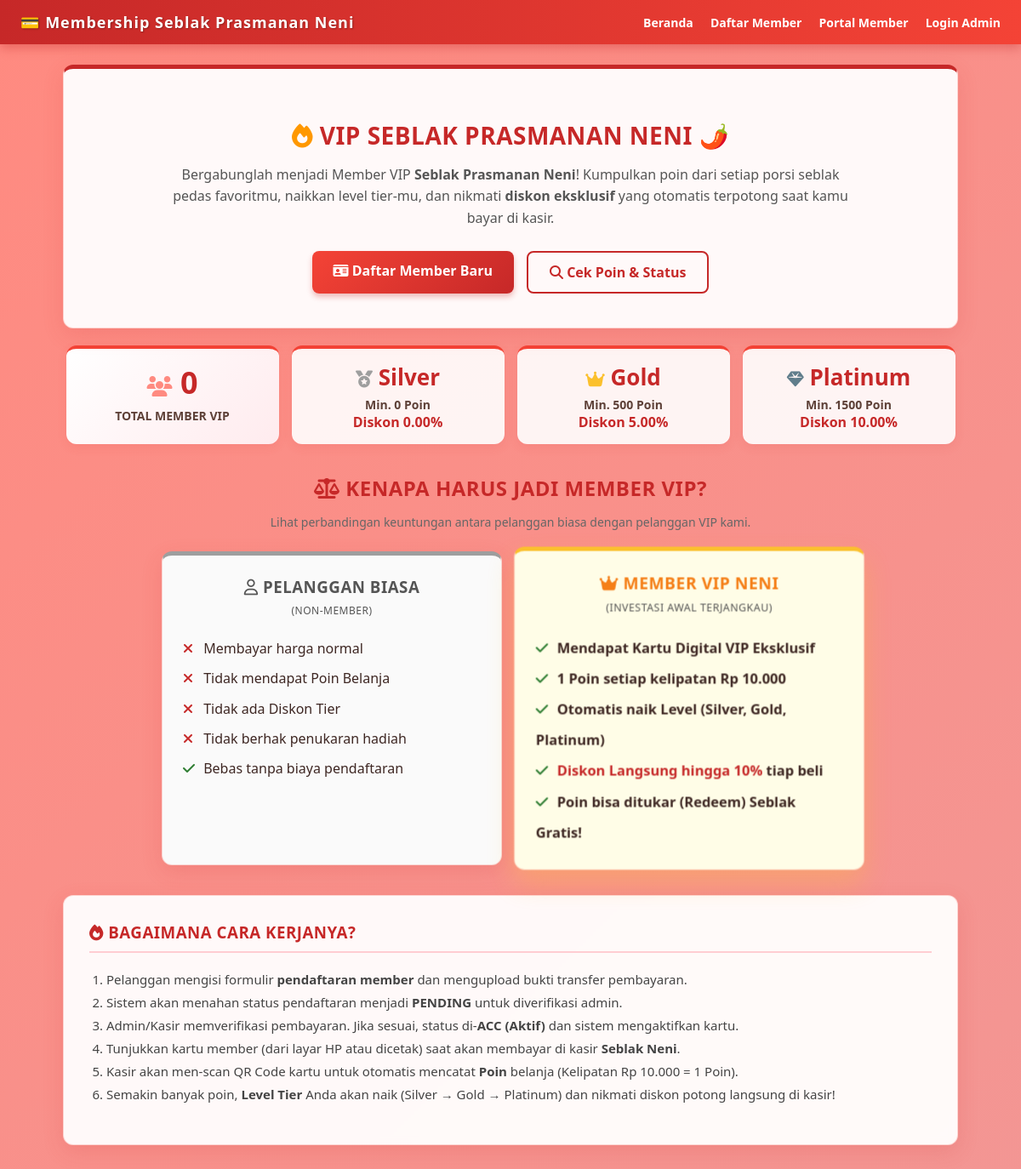
The page / on the database its author committed.
### tables this page shows
CREATE TABLE membership_tiers (
    id INT AUTO_INCREMENT PRIMARY KEY,
    nama_tier VARCHAR(50) NOT NULL,
    min_poin INT NOT NULL DEFAULT 0,
    diskon_persen DECIMAL(5,2) NOT NULL DEFAULT 0,
    keterangan VARCHAR(255) DEFAULT NULL,
    urutan INT NOT NULL DEFAULT 0
);

### includes/fungsi.php (called while the page is built, shortened)
<?php
function esc(?string $str): string
{
    return htmlspecialchars($str ?? '', ENT_QUOTES, 'UTF-8');
}

### index.php (the view, shortened to what this page needs)
<?php
require_once __DIR__ . '/config/koneksi.php';
require_once __DIR__ . '/includes/fungsi.php';
require_once __DIR__ . '/includes/header.php';
$totalMember = (int) $pdo->query("SELECT COUNT(*) FROM members WHERE status='aktif'")->fetchColumn();
$totalTier   = $pdo->query("SELECT * FROM membership_tiers ORDER BY urutan")->fetchAll();
?>
<div class="card-box" style="text-align: center; padding: 40px 20px; border-top: 5px solid var(--primary);">
    <h1 style="font-size: 28px; margin-bottom: 15px; color: var(--primary);">
        <i class="fa-solid fa-fire icon-api" style="color: #ff9800;"></i>
        VIP SEBLAK PRASMANAN NENI
        <span style="display:inline-block; animation: shake-chili 1.5s infinite;">🌶️</span>
    </h1>
    <p style="font-size: 16px; color: #555; max-width: 800px; margin: 0 auto 25px; line-height: 1.6;">
        Bergabunglah menjadi Member VIP <strong>Seblak Prasmanan Neni</strong>!
        Kumpulkan poin dari setiap porsi seblak pedas favoritmu, naikkan level tier-mu, dan nikmati <strong>diskon eksklusif</strong> yang otomatis terpotong saat kamu bayar di kasir.
    </p>
    <div style="display: flex; justify-content: center; gap: 15px; flex-wrap: wrap;">
        <a class="btn" href="daftar.php" style="font-size:16px; padding:12px 25px;">
            <i class="fa-solid fa-id-card"></i> Daftar Member Baru
        </a>
        <a class="btn btn-outline" href="portal.php" style="font-size:16px; padding:12px 25px;">
            <i class="fa-solid fa-magnifying-glass"></i> Cek Poin & Status
        </a>
    </div>
</div>
<div style="display: flex; justify-content: center; flex-wrap: wrap; gap: 15px; margin-top: 20px;">
    <div class="stat-box" style="flex: 1; min-width: 200px; max-width: 250px; background: linear-gradient(135deg, #fff, #ffebee);">
        <div class="angka" style="font-size: 36px;"><i class="fa-solid fa-users" style="font-size:24px; color:#ff8a80;"></i> <?= $totalMember ?></div>
        <div class="label" style="font-size: 14px; text-transform:uppercase;">Total Member VIP</div>
    </div>
    <?php foreach ($totalTier as $t): ?>
    <div class="stat-box" style="flex: 1; min-width: 200px; max-width: 250px;">
        <div class="angka" style="font-size: 26px;">
            <?php
                if($t['nama_tier'] == 'Gold') echo '<i class="fa-solid fa-crown" style="color:#fbc02d; font-size:20px;"></i> ';
                if($t['nama_tier'] == 'Platinum') echo '<i class="fa-solid fa-gem" style="color:#607d8b; font-size:20px;"></i> ';
                if($t['nama_tier'] == 'Silver') echo '<i class="fa-solid fa-medal" style="color:#9e9e9e; font-size:20px;"></i> ';
            ?>
            <?= esc($t['nama_tier']) ?>
        </div>
        <div class="label" style="font-size: 14px;">
            Min. <strong><?= (int)$t['min_poin'] ?> Poin</strong> <br>
            <span style="color:var(--primary); font-weight:800; font-size:16px;">Diskon <?= $t['diskon_persen'] ?>%</span>
        </div>
    </div>
    <?php endforeach; ?>
</div>
<div style="margin-top: 35px; text-align: center;">
    <h2 style="color: var(--primary); margin-bottom: 5px;"><i class="fa-solid fa-scale-balanced"></i> Kenapa Harus Jadi Member VIP?</h2>
    <p style="color: #666; font-size: 14px; margin-bottom: 25px;">Lihat perbandingan keuntungan antara pelanggan biasa dengan pelanggan VIP kami.</p>
    <div style="display: flex; justify-content: center; gap: 20px; flex-wrap: wrap; text-align: left;">
        <div class="card-box" style="flex: 1; min-width: 280px; max-width: 400px; border-top: 5px solid #9e9e9e; background: #fafafa; margin-bottom: 0;">
            <h3 style="color: #555; text-align: center; margin-top:0;"><i class="fa-regular fa-user"></i> Pelanggan Biasa <br><small style="font-size:12px; font-weight:normal;">(Non-Member)</small></h3>
            <ul style="list-style: none; padding: 0; margin: 0; line-height: 2.2;">
                <li><i class="fa-solid fa-xmark" style="color:#c62828; width:20px;"></i> Membayar harga normal</li>
                <li><i class="fa-solid fa-xmark" style="color:#c62828; width:20px;"></i> Tidak mendapat Poin Belanja</li>
                <li><i class="fa-solid fa-xmark" style="color:#c62828; width:20px;"></i> Tidak ada Diskon Tier</li>
                <li><i class="fa-solid fa-xmark" style="color:#c62828; width:20px;"></i> Tidak berhak penukaran hadiah</li>
                <li><i class="fa-solid fa-check" style="color:#2e7d32; width:20px;"></i> Bebas tanpa biaya pendaftaran</li>
            </ul>
        </div>
        <div class="card-box" style="flex: 1; min-width: 280px; max-width: 400px; border-top: 5px solid var(--gold); background: #fffde7; transform: scale(1.03); box-shadow: 0 15px 30px rgba(251, 192, 45, 0.3); z-index: 2; margin-bottom: 0;">
            <h3 style="color: #f57f17; text-align: center; margin-top:0;"><i class="fa-solid fa-crown"></i> Member VIP Neni <br><small style="font-size:12px; font-weight:normal; color:#555;">(Investasi awal terjangkau)</small></h3>
            <ul style="list-style: none; padding: 0; margin: 0; line-height: 2.2; font-weight: bold; color: #3e2723;">
                <li><i class="fa-solid fa-check" style="color:#2e7d32; width:20px;"></i> Mendapat Kartu Digital VIP Eksklusif</li>
                <li><i class="fa-solid fa-check" style="color:#2e7d32; width:20px;"></i> 1 Poin setiap kelipatan Rp 10.000</li>
                <li><i class="fa-solid fa-check" style="color:#2e7d32; width:20px;"></i> Otomatis naik Level (Silver, Gold, Platinum)</li>
                <li><i class="fa-solid fa-check" style="color:#2e7d32; width:20px;"></i> <strong style="color:var(--primary);">Diskon Langsung hingga 10%</strong> tiap beli</li>
                <li><i class="fa-solid fa-check" style="color:#2e7d32; width:20px;"></i> Poin bisa ditukar (Redeem) Seblak Gratis!</li>
            </ul>
        </div>
    </div>
</div>
<div class="card-box" style="margin-top:35px; padding: 30px;">
    <h3 style="border-bottom: 2px solid #ffcdd2; padding-bottom:10px; margin-top:0;">
        <i class="fa-solid fa-fire icon-api"></i> Bagaimana Cara Kerjanya?
    </h3>
    <ol style="line-height: 1.8; font-size: 15px; color: #444; margin-top: 15px; padding-left:20px;">
        <li>Pelanggan mengisi formulir <strong>pendaftaran member</strong> dan mengupload bukti transfer pembayaran.</li>
        <li>Sistem akan menahan status pendaftaran menjadi <strong>PENDING</strong> untuk diverifikasi admin.</li>
        <li>Admin/Kasir memverifikasi pembayaran. Jika sesuai, status di-<strong>ACC (Aktif)</strong> dan sistem mengaktifkan kartu.</li>
        <li>Tunjukkan kartu member (dari layar HP atau dicetak) saat akan membayar di kasir <strong>Seblak Neni</strong>.</li>
        <li>Kasir akan men-scan QR Code kartu untuk otomatis mencatat <strong>Poin</strong> belanja (Kelipatan Rp 10.000 = 1 Poin).</li>
        <li>Semakin banyak poin, <strong>Level Tier</strong> Anda akan naik (Silver &rarr; Gold &rarr; Platinum) dan nikmati diskon potong langsung di kasir!</li>
    </ol>
</div>
<?php require_once __DIR__ . '/includes/footer.php'; ?>

### includes/header.php (shortened to what this page needs)
<!DOCTYPE html>
<html lang="id">
<head>
<link rel="stylesheet" href="<?= BASE_URL ?>assets/css/style.css">
</head>
<link rel="stylesheet" href="https://cdnjs.cloudflare.com/ajax/libs/font-awesome/6.4.0/css/all.min.css">
<body>
<div class="navbar no-print">
    <div class="brand">💳 Membership Seblak Prasmanan Neni</div>
    <div>
        <a href="<?= BASE_URL ?>index.php">Beranda</a>
        <a href="<?= BASE_URL ?>daftar.php">Daftar Member</a>
        <a href="<?= BASE_URL ?>portal.php">Portal Member</a>
        <a href="<?= BASE_URL ?>admin/login.php">Login Admin</a>
    </div>
</div>
<div class="container">

### includes/footer.php
</div>
</body>
</html>

### assets/css/style.css (style rules this page uses)
:root { --primary: #c62828; --primary-light: #f44336; --gold: #fbc02d; --silver: #9e9e9e; --platinum: #37474f; --bg-color: #ffebee; --text: #3e2723; }
*, *::before, *::after { box-sizing: border-box; }
html { scroll-behavior: smooth; }
body { margin: 0; min-height: 100vh; color: var(--text); font-family: "Segoe UI", Roboto, Arial, sans-serif; background: linear-gradient( -45deg, #ffebee, #ffcdd2, #ef9a9a, #ff8a80 ); background-size: 400% 400%; animation: gradientBG 10s ease infinite; }
.icon-api { animation: burn 0.8s infinite alternate; }
.navbar { display: flex; align-items: center; justify-content: space-between; gap: 20px; padding: 14px 24px; color: #fff; background: linear-gradient( 90deg, var(--primary), var(--primary-light) ); box-shadow: 0 4px 12px rgba(198, 40, 40, 0.4); }
.navbar a { margin-left: 16px; color: #fff; font-size: 14px; font-weight: 600; text-decoration: none; transition: color 0.3s ease; }
.navbar .brand { font-size: 18px; font-weight: 800; letter-spacing: 1px; text-shadow: 1px 1px 2px rgba(0, 0, 0, 0.3); }
.container { width: 100%; max-width: 1100px; margin: 0 auto; padding: 24px; }
.card-box { margin-bottom: 20px; padding: 24px; background: rgba(255, 255, 255, 0.95); border: 1px solid rgba(244, 67, 54, 0.2); border-radius: 12px; box-shadow: 0 8px 24px rgba(211, 47, 47, 0.15); backdrop-filter: blur(5px); }
h1, h2, h3 { color: var(--primary); text-transform: uppercase; letter-spacing: 0.5px; }
.btn { display: inline-block; padding: 10px 20px; color: #fff; font-size: 14px; font-weight: bold; text-decoration: none; background: linear-gradient( 135deg, var(--primary-light), var(--primary) ); border: none; border-radius: 8px; cursor: pointer; box-shadow: 0 4px 6px rgba(198, 40, 40, 0.3); transition: transform 0.3s ease, box-shadow 0.3s ease; }
.btn-outline { color: var(--primary); background: transparent; border: 2px solid var(--primary); box-shadow: none; }
.stat-box { padding: 15px; text-align: center; background: rgba(255, 255, 255, 0.9); border-top: 4px solid var(--primary-light); border-radius: 12px; box-shadow: 0 4px 12px rgba(211, 47, 47, 0.1); }
.stat-box .angka { color: var(--primary); font-size: 28px; font-weight: 800; }
.stat-box .label { margin-top: 5px; color: #5d4037; font-size: 13px; font-weight: 700; }

### rows shown on the page
membership_tiers: nama_tier "Silver", min_poin "0", diskon_persen "0.00"
membership_tiers: nama_tier "Gold", min_poin "500", diskon_persen "5.00"
membership_tiers: nama_tier "Platinum", min_poin "1500", diskon_persen "10.00"

### other values the page prints
$totalMember "0"
